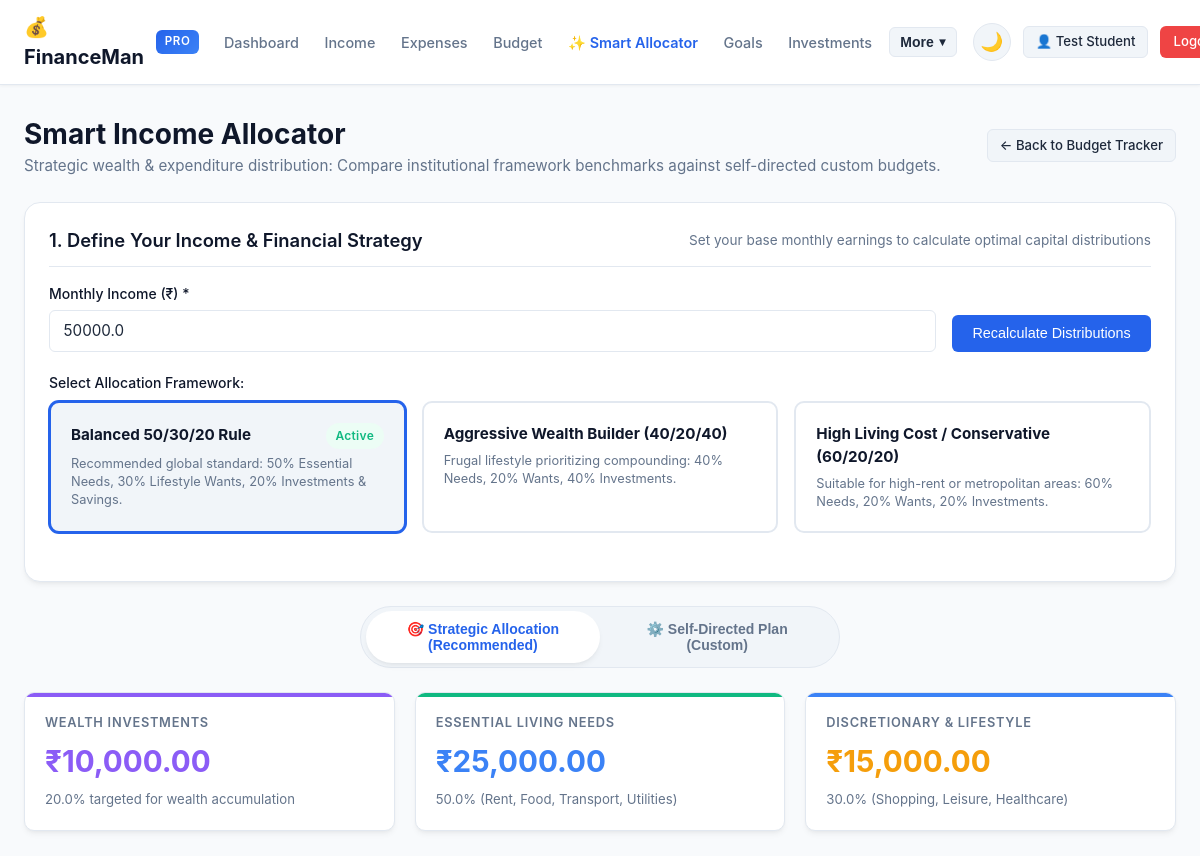
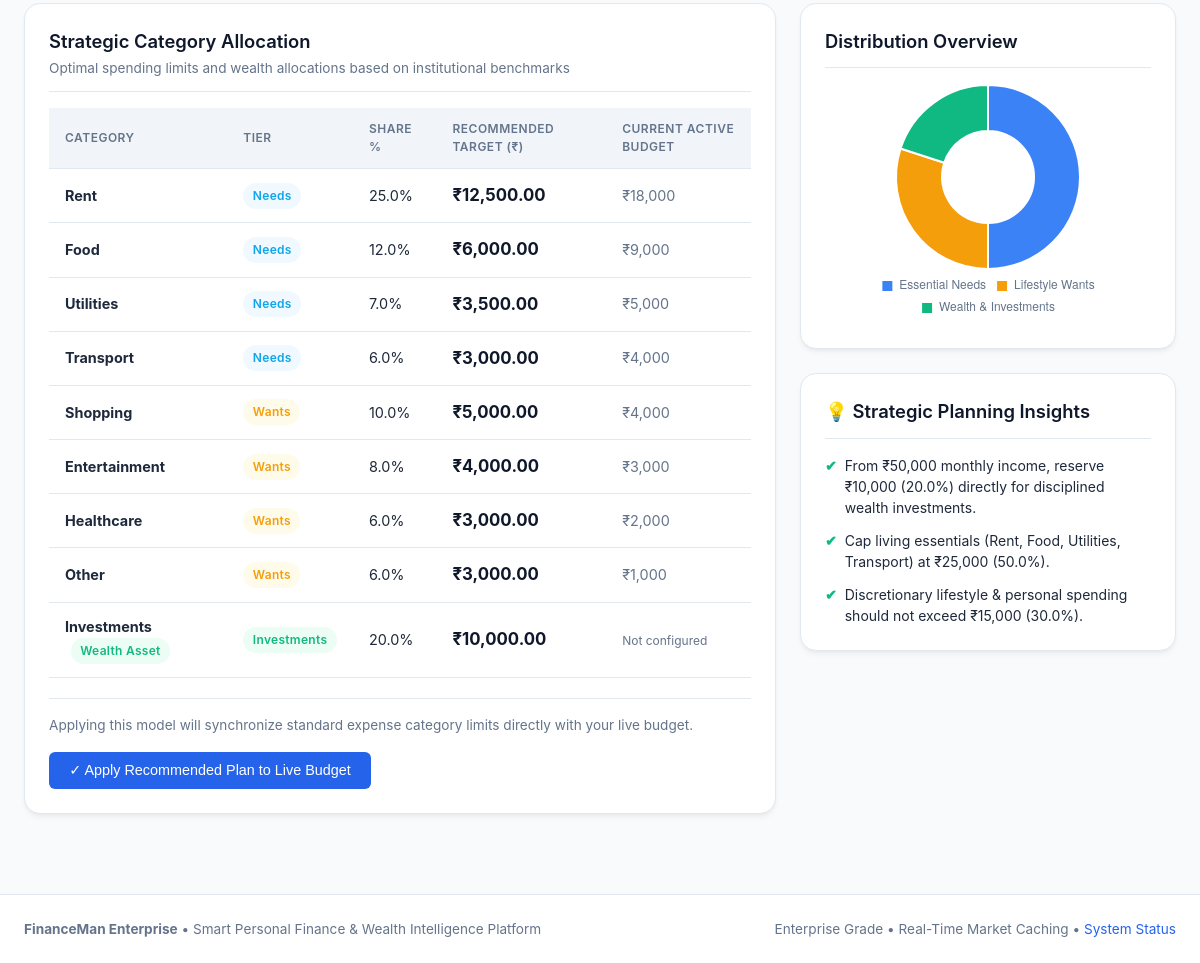
Page /smart-budget (signed in) on the committed database (2 pictures, top to bottom).
### tables this page shows
CREATE TABLE budgets (
    id INTEGER PRIMARY KEY AUTOINCREMENT,
    user_id INTEGER NOT NULL,
    category TEXT NOT NULL,
    amount REAL NOT NULL CHECK(amount > 0),
    month_year TEXT NOT NULL,
    created_at TIMESTAMP DEFAULT CURRENT_TIMESTAMP,
    UNIQUE(user_id, category, month_year),
    FOREIGN KEY (user_id) REFERENCES users(id) ON DELETE CASCADE
);

### app.py (the view, shortened to what this page needs)
@app.route("/smart-budget", methods=["GET", "POST"])
@login_required
def smart_budget():
    user_id = session["user_id"]
    user_recorded_income = get_total_income(user_id)
    income_param = request.args.get("income", "").strip()
    strategy_key = request.args.get("strategy", "balanced_50_30_20").strip()
    if income_param:
        try:
            income_val = float(income_param)
        except ValueError:
            income_val = user_recorded_income if user_recorded_income > 0 else 50000.0
    else:
        income_val = user_recorded_income if user_recorded_income > 0 else 50000.0
    allocation = calculate_algorithmic_budget(income_val, strategy_key)
    existing_budgets = get_user_budgets(user_id)
    current_budgets_map = {b["category"]: float(b["amount"]) for b in existing_budgets}
    return render_template(
        "smart_budget.html",
        income=income_val,
        user_recorded_income=user_recorded_income,
        strategy_key=strategy_key,
        allocation=allocation,
        available_strategies=allocation["available_strategies"],
        current_budgets_map=current_budgets_map,
        valid_categories=VALID_CATEGORIES
    )

### app.py (called while the page is built)
def login_required(f):
    @wraps(f)
    def decorated_function(*args, **kwargs):
        if "user_id" not in session:
            flash("Please log in to access this page.", "warning")
            return redirect(url_for("login"))
        return f(*args, **kwargs)
    return decorated_function

### database/database.py (called while the page is built)
def get_db_connection() -> sqlite3.Connection:
    conn = sqlite3.connect(str(DB_PATH))
    conn.row_factory = sqlite3.Row
    conn.execute("PRAGMA foreign_keys = ON;")
    return conn

def execute_query(sql: str, params: tuple = ()) -> List[Dict[str, Any]]:
    conn = get_db_connection()
    try:
        cursor = conn.cursor()
        cursor.execute(sql, params)
        rows = cursor.fetchall()
        return [dict(row) for row in rows]
    finally:
        conn.close()

def execute_one(sql: str, params: tuple = ()) -> Optional[Dict[str, Any]]:
    conn = get_db_connection()
    try:
        cursor = conn.cursor()
        cursor.execute(sql, params)
        row = cursor.fetchone()
        return dict(row) if row else None
    finally:
        conn.close()

### services/finance_service.py (called while the page is built)
def get_total_income(user_id: int) -> float:
    row = execute_one(
        "SELECT COALESCE(SUM(amount), 0.0) as total FROM income WHERE user_id = ?;",
        (user_id,)
    )
    return float(row["total"]) if row else 0.0

def get_user_budgets(user_id: int) -> List[Dict[str, Any]]:
    return execute_query(
        """
        SELECT id, category, amount, month_year, created_at
        FROM budgets
        WHERE user_id = ?
        ORDER BY category ASC;
        """,
        (user_id,)
    )

### templates/smart_budget.html (shortened to what this page needs)
{% extends "base.html" %}
{% block content %}
<div style="display: flex; justify-content: space-between; align-items: center; margin-bottom: 1.5rem; flex-wrap: wrap; gap: 1rem;">
  <div>
    <h1 style="font-size: 1.75rem; color: var(--secondary);">Smart Income Allocator</h1>
    <p style="color: var(--text-muted); font-size: 0.95rem;">Strategic wealth & expenditure distribution: Compare institutional framework benchmarks against self-directed custom budgets.</p>
  </div>
  <div style="display: flex; gap: 0.75rem;">
    <a href="{{ url_for('budget') }}" class="btn btn-secondary btn-sm">&larr; Back to Budget Tracker</a>
  </div>
</div>
<div class="card" style="margin-bottom: 1.5rem;">
  <div class="card-header">
    <h3 class="card-title">1. Define Your Income & Financial Strategy</h3>
    <span class="card-subtitle">Set your base monthly earnings to calculate optimal capital distributions</span>
  </div>
  <form method="GET" action="{{ url_for('smart_budget') }}">
    <div style="display: flex; gap: 1rem; align-items: flex-end; flex-wrap: wrap; margin-bottom: 1.25rem;">
      <div style="flex: 1; min-width: 260px;">
        <label class="form-label" for="smartBaseIncome">Monthly Income (₹) *</label>
        <input type="number" step="500" min="1" class="form-control" id="smartBaseIncome" name="income" value="{{ income }}" placeholder="e.g. 50000" required>
      </div>
      <div>
        <button type="submit" class="btn btn-primary">Recalculate Distributions</button>
      </div>
    </div>
    <label class="form-label" style="margin-bottom: 0.5rem;">Select Allocation Framework:</label>
    <div class="strategy-cards-grid">
      {% for strat in available_strategies %}
      <div class="strategy-card {% if strat.key == strategy_key %}active{% endif %}" onclick="window.location.href='{{ url_for('smart_budget', income=income, strategy=strat.key) }}'">
        <div style="display: flex; justify-content: space-between; align-items: center; margin-bottom: 0.4rem;">
          <strong style="color: var(--secondary); font-size: 0.95rem;">{{ strat.name }}</strong>
          {% if strat.key == strategy_key %}
          <span class="badge badge-success">Active</span>
          {% endif %}
        </div>
        <p style="font-size: 0.8rem; color: var(--text-muted); line-height: 1.4;">{{ strat.desc }}</p>
      </div>
      {% endfor %}
    </div>
  </form>
</div>
<div style="display: flex; justify-content: center;">
  <div class="mode-switcher-container">
    <button type="button" class="mode-tab-btn active" data-target="modeAlgorithmic">
      🎯 Strategic Allocation (Recommended)
    </button>
    <button type="button" class="mode-tab-btn" data-target="modeCustom">
      ⚙️ Self-Directed Plan (Custom)
    </button>
  </div>
</div>
<div id="modeAlgorithmic" class="budget-mode-content" style="display: block;">
  <div class="metrics-grid">
    <div class="metric-card capacity">
      <span class="metric-label">Wealth Investments</span>
      <span class="metric-value" style="color: #8b5cf6;">₹{{ "{:,.2f}".format(allocation.invest_total) }}</span>
      <span class="metric-sub">{{ allocation.invest_percentage }}% targeted for wealth accumulation</span>
    </div>
    <div class="metric-card income">
      <span class="metric-label">Essential Living Needs</span>
      <span class="metric-value" style="color: #3b82f6;">₹{{ "{:,.2f}".format(allocation.needs_total) }}</span>
      <span class="metric-sub">{{ allocation.needs_percentage }}% (Rent, Food, Transport, Utilities)</span>
    </div>
    <div class="metric-card savings">
      <span class="metric-label">Discretionary & Lifestyle</span>
      <span class="metric-value" style="color: #f59e0b;">₹{{ "{:,.2f}".format(allocation.wants_total) }}</span>
      <span class="metric-sub">{{ allocation.wants_percentage }}% (Shopping, Leisure, Healthcare)</span>
    </div>
  </div>
  <div class="dashboard-grid">
    <div>
      <div class="card">
        <div class="card-header">
          <div>
            <h3 class="card-title">Strategic Category Allocation</h3>
            <span class="card-subtitle">Optimal spending limits and wealth allocations based on institutional benchmarks</span>
          </div>
        </div>
        <form method="POST" action="{{ url_for('smart_budget') }}">
          <div class="table-responsive" style="margin-bottom: 1.25rem;">
            <table class="data-table">
              <thead>
                <tr>
                  <th>Category</th>
                  <th>Tier</th>
                  <th>Share %</th>
                  <th>Recommended Target (₹)</th>
                  <th>Current Active Budget</th>
                </tr>
              </thead>
              <tbody>
                {% for cat, details in allocation.categories.items() %}
                <tr>
                  <td>
                    <strong>{{ cat }}</strong>
                    {% if cat == 'Investments' %}
                    <span class="badge badge-success" style="margin-left: 0.35rem;">Wealth Asset</span>
                    {% endif %}
                  </td>
                  <td>
                    <span class="badge badge-{{ 'info' if details.group == 'Needs' else ('warning' if details.group == 'Wants' else 'success') }}">
                      {{ details.group }}
                    </span>
                  </td>
                  <td>{{ details.percentage }}%</td>
                  <td>
                    <strong style="font-size: 1.05rem; color: var(--secondary);">
                      ₹{{ "{:,.2f}".format(details.amount) }}
                    </strong>
                  </td>
                  <td style="color: var(--text-muted);">
                    {% if cat in current_budgets_map %}
                    ₹{{ "{:,.0f}".format(current_budgets_map[cat]) }}
                    {% else %}
                    <span style="font-size: 0.75rem;">Not configured</span>
                    {% endif %}
                  </td>
                </tr>
                {% endfor %}
              </tbody>
            </table>
          </div>
          <div style="display: flex; justify-content: space-between; align-items: center; flex-wrap: wrap; gap: 1rem; padding-top: 1rem; border-top: 1px solid var(--border);">
            <div style="font-size: 0.85rem; color: var(--text-muted);">
              Applying this model will synchronize standard expense category limits directly with your live budget.
            </div>
            <button type="submit" class="btn btn-primary">
              ✓ Apply Recommended Plan to Live Budget
            </button>
          </div>
        </form>
      </div>
    </div>
    <div>
      <div class="card" style="margin-bottom: 1.5rem;">
        <div class="card-header">
          <h3 class="card-title">Distribution Overview</h3>
        </div>
        <div style="height: 240px; position: relative;">
          <canvas id="smartAllocationChart"></canvas>
        </div>
      </div>
      <div class="card">
        <div class="card-header">
          <h3 class="card-title">💡 Strategic Planning Insights</h3>
        </div>
        <ul style="list-style: none; display: grid; gap: 0.75rem; font-size: 0.875rem;">
          {% for point in allocation.advice %}
          <li style="display: flex; gap: 0.5rem; align-items: flex-start; line-height: 1.5;">
            <span style="color: var(--success); font-weight: bold;">✔</span>
            <span>{{ point }}</span>
          </li>
          {% endfor %}
        </ul>
      </div>
    </div>
  </div>
</div>
{% endblock %}
{% block scripts %}
<script>
  document.addEventListener("DOMContentLoaded", function() {
    // 1. Initialize Allocation Doughnut Chart
    const allocationPayload = {
      needs_total: {{ allocation.needs_total | tojson }},
      wants_total: {{ allocation.wants_total | tojson }},
      invest_total: {{ allocation.invest_total | tojson }}
    };
    initAllocationChart(allocationPayload);
    // 2. Trigger initial calculation for custom budget inputs
    const customInputs = document.querySelectorAll(".custom-budget-input");
    if (customInputs.length > 0) {
      customInputs[0].dispatchEvent(new Event("input"));
    }
  });
</script>
{% endblock %}

### rows in the picture
budgets: category "Rent", group "Needs", percentage "25.0", amount "12,500.00", amount "18,000"
budgets: category "Food", group "Needs", percentage "12.0", amount "6,000.00", amount "9,000"
budgets: category "Utilities", group "Needs", percentage "7.0", amount "3,500.00", amount "5,000"
budgets: category "Transport", group "Needs", percentage "6.0", amount "3,000.00", amount "4,000"
budgets: category "Shopping", group "Wants", percentage "10.0", amount "5,000.00", amount "4,000"
budgets: category "Entertainment", group "Wants", percentage "8.0", amount "4,000.00", amount "3,000"
budgets: category "Healthcare", group "Wants", percentage "6.0", amount "3,000.00", amount "2,000"
budgets: category "Other", group "Wants", percentage "6.0", amount "3,000.00", amount "1,000"

### other values in the picture
{{ session.get('user_name', 'Profile') }} "Test Student"
{{ strat.name }} "Balanced 50/30/20 Rule" "Aggressive Wealth Builder (40/20/40)" "High Living Cost / Conservative (60/20/20)"
{{ strat.desc }} "Recommended global standard: 50% Essential Needs, 30% Lifestyle Wants, 20% Investments & Savings." "Frugal lifestyle prioritizing compounding: 40% Needs, 20% Wants, 40% Investments." "Suitable for high-rent or metropolitan areas: 60% Needs, 20% Wants, 20% Investments."
{{ "{:,.2f}".format(allocation.invest_total) }} "10,000.00"
{{ allocation.invest_percentage }} "20.0"
{{ "{:,.2f}".format(allocation.needs_total) }} "25,000.00"
{{ allocation.needs_percentage }} "50.0"
{{ "{:,.2f}".format(allocation.wants_total) }} "15,000.00"
{{ allocation.wants_percentage }} "30.0"
{{ cat }} "Investments"
{{ details.group }} "Investments"
{{ details.percentage }} "20.0"
{{ "{:,.2f}".format(details.amount) }} "10,000.00"
{{ point }} "From ₹50,000 monthly income, reserve ₹10,000 (20.0%) directly for disciplined wealth investments." "Cap living essentials (Rent, Food, Utilities, Transport) at ₹25,000 (50.0%)." "Discretionary lifestyle & personal spending should not exceed ₹15,000 (30.0%)."
chart data {{ allocation.needs_total | tojson }} 25000.0
